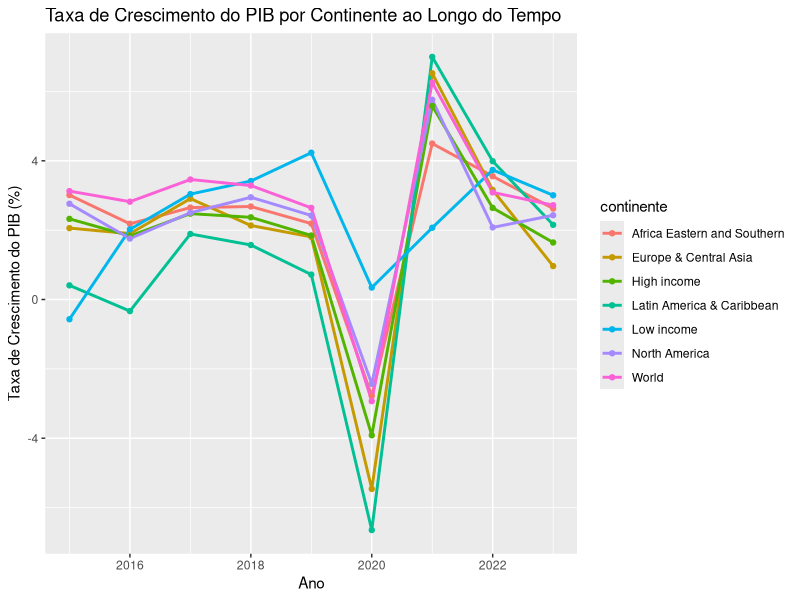
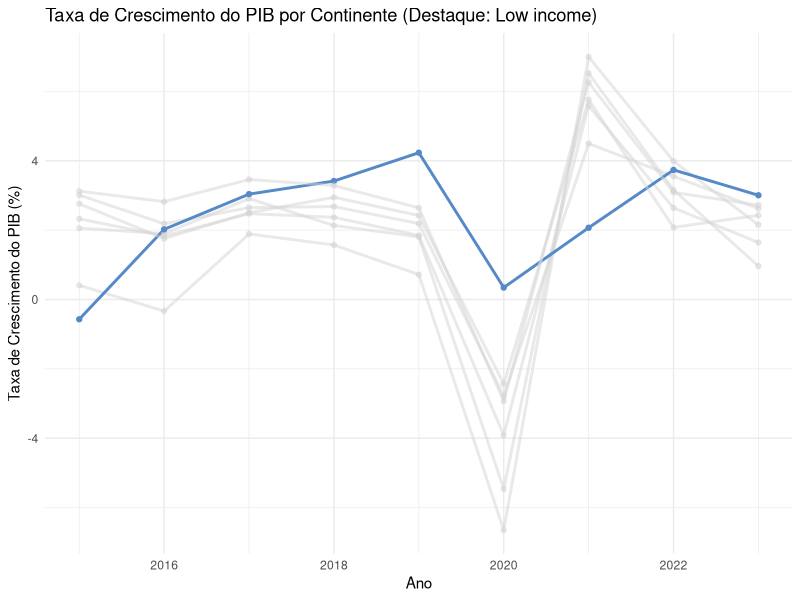
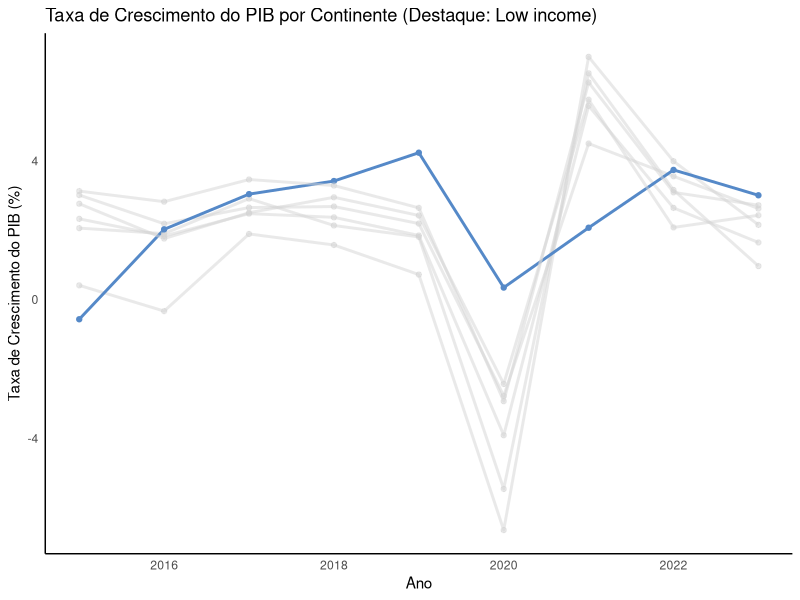
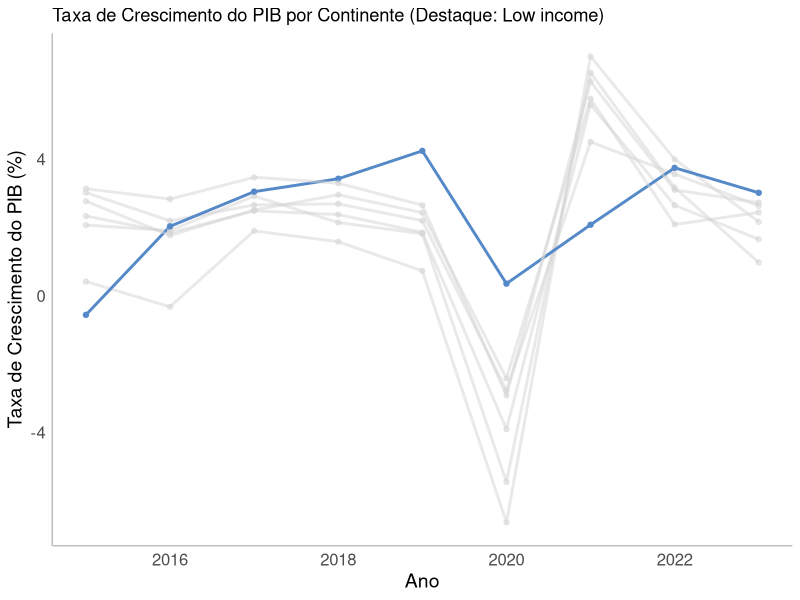
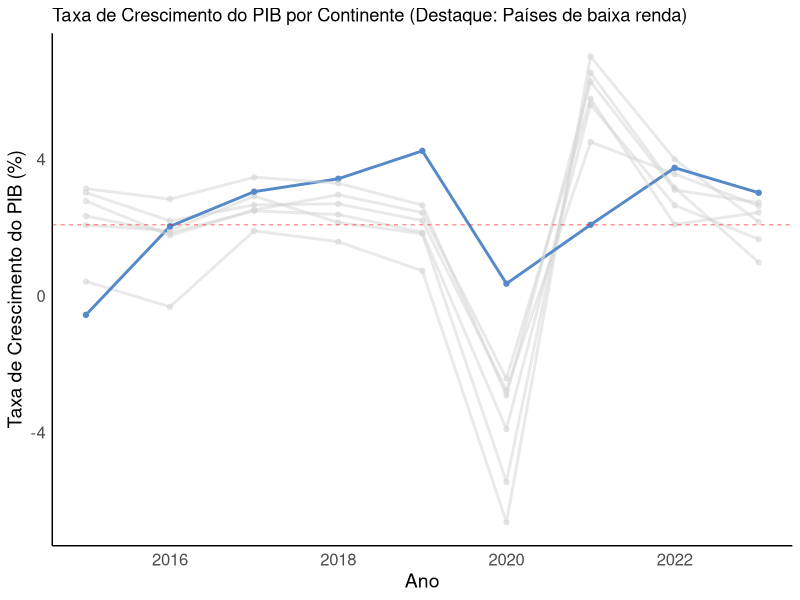
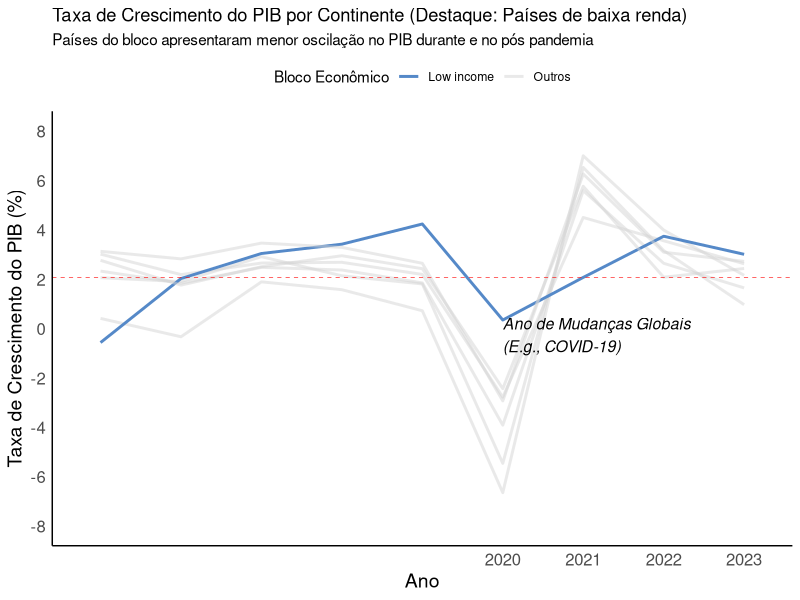

Source code (R) for these figures, in order:
# Carregar pacotes necessários
library(ggplot2)
library(dplyr)

# Carregar os dados (substitua o caminho pelo caminho correto do seu arquivo)
world_data <- read.csv("data/world_data.csv")


######################
# PADRÃO
######################

# Selecionar as colunas necessárias e converter tipos de dados
df_chart <- world_data %>%
  filter(continente %in% c('Europe & Central Asia', 'Africa Eastern and Southern', 'Latin America & Caribbean', 'North America', 'World', 'High income', 'Low income')) %>% 
  select(continente, ano, pib_taxa_crescimento) %>%
  mutate(ano = as.integer(ano),
         pib_taxa_crescimento = as.numeric(pib_taxa_crescimento))

head(df_chart)

# Criar o gráfico de linhas
ggplot(df_chart, aes(x = ano, y = pib_taxa_crescimento, color = continente, group = continente)) +
  geom_line(size = 1) +
  geom_point() +
  labs(title = "Taxa de Crescimento do PIB por Continente ao Longo do Tempo",
       x = "Ano", y = "Taxa de Crescimento do PIB (%)") 
  #theme_minimal()


####################
# DESTAQUE PARA UM CONTINENTE
####################

# destaque para um continente
df_chart <- df_chart %>%
  mutate(linha_cor = ifelse(continente == "Low income", "Low income", "Outros"))

head(df_chart)

# Criar o gráfico de linhas
ggplot(df_chart, aes(x = ano, y = pib_taxa_crescimento, group = continente)) +
  geom_line(aes(color = linha_cor, alpha = linha_cor), size = 1) +
  geom_point(aes(color = linha_cor, alpha = linha_cor)) +
  scale_color_manual(values = c("Low income" = "#5589c8", "Outros"="lightgray")) +
  scale_alpha_manual(values = c("Low income" = 1, "Outros" = 0.5)) +
  labs(title = "Taxa de Crescimento do PIB por Continente (Destaque: Low income)",
       x = "Ano", y = "Taxa de Crescimento do PIB (%)") +
  theme_minimal() +
  theme(legend.position = "none")


####################
# REMOVER ELEMENTOS 
####################

# Criar o gráfico de linhas
ggplot(df_chart, aes(x = ano, y = pib_taxa_crescimento, group = continente)) +
  geom_line(aes(color = linha_cor, alpha = linha_cor), size = 1) +
  geom_point(aes(color = linha_cor, alpha = linha_cor)) +
  scale_color_manual(values = c("Low income" = "#5589c8", "Outros"="lightgray")) +
  scale_alpha_manual(values = c("Low income" = 1, "Outros" = 0.5)) +
  labs(title = "Taxa de Crescimento do PIB por Continente (Destaque: Low income)",
       x = "Ano", y = "Taxa de Crescimento do PIB (%)") +
  theme_minimal() +
  theme(
    panel.grid = element_blank(),  # Remove grid lines
    axis.line = element_line(color = "black"),
    legend.position = "none")


####################
# Aumentar tamanho fonte axis X e Y
####################

# Criar o gráfico de linhas
ggplot(df_chart, aes(x = ano, y = pib_taxa_crescimento, group = continente)) +
  geom_line(aes(color = linha_cor, alpha = linha_cor), size = 1) +
  geom_point(aes(color = linha_cor, alpha = linha_cor)) +
  scale_color_manual(values = c("Low income" = "#5589c8", "Outros"="lightgray")) +
  scale_alpha_manual(values = c("Low income" = 1, "Outros" = 0.5)) +
  labs(title = "Taxa de Crescimento do PIB por Continente (Destaque: Low income)",
       x = "Ano", y = "Taxa de Crescimento do PIB (%)") +
  theme_minimal() +
  theme(
    panel.grid = element_blank(),  # Remove grid lines
    legend.position = "none",
    axis.line = element_line(color = "gray"),
    axis.title = element_text(size = 14), # Aumenta o tamanho da fonte dos títulos dos eixos
    axis.text = element_text(size = 12))


####################
# Criar um intervalo de interesse a partir da média
####################

# Calcular a média geral da taxa de crescimento
media_crescimento <- mean(df_chart$pib_taxa_crescimento, na.rm = TRUE)
limite_inferior <- media_crescimento * 0.5  # 50% da média
limite_superior <- media_crescimento * 1.5  # 150% da média

ggplot(df_chart, aes(x = ano, y = pib_taxa_crescimento, group = continente)) +
  geom_line(aes(color = linha_cor, alpha = linha_cor), size = 1) +
  geom_point(aes(color = linha_cor, alpha = linha_cor)) +
  geom_hline(yintercept = media_crescimento, size = 0.2, linetype = "dashed", colour = "red") +
  scale_color_manual(values = c("Low income" = "#5589c8", "Outros"="lightgray")) +
  scale_alpha_manual(values = c("Low income" = 1, "Outros" = 0.5)) +
  labs(title = "Taxa de Crescimento do PIB por Continente (Destaque: Países de baixa renda)",
       x = "Ano", y = "Taxa de Crescimento do PIB (%)") +
  theme_minimal() +
  theme(
    panel.grid = element_blank(),                 # Remove todas as linhas de grade
    axis.line = element_line(color = "black"),    # Adiciona linha nos eixos X e Y
    legend.position = "none",                     # Ocultar legenda
    axis.title = element_text(size = 14),         # Aumenta o tamanho da fonte dos títulos dos eixos
    axis.text = element_text(size = 12)           # Aumenta o tamanho da fonte dos rótulos dos eixos
  )


####################
# Crie uma anotação
####################

ggplot(df_chart, aes(x = ano, y = pib_taxa_crescimento, group = continente)) +
  geom_line(aes(color = linha_cor, alpha = linha_cor), size = 1) +
  #geom_point(aes(color = linha_cor, alpha = linha_cor)) +
  geom_hline(yintercept = media_crescimento, size = 0.2, linetype = "dashed", colour = "red") +
  scale_color_manual(values = c("Low income" = "#5589c8", "Outros"="lightgray"), name = "Bloco Econômico") +
  scale_alpha_manual(values = c("Low income" = 1, "Outros" = 0.5), name = "Bloco Econômico") +
  scale_x_discrete(limits=seq(2020,2023)) +
  #scale_y_continuous(limits=seq(-11,+12, by=2)) +
  scale_y_continuous(limits=c(-8,8), breaks = seq(-10,10, by=2)) +
  #limits=seq(-11,+12, by=2) +
  labs(
    title = "Taxa de Crescimento do PIB por Continente (Destaque: Países de baixa renda)",
    subtitle = "Países do bloco apresentaram menor oscilação no PIB durante e no pós pandemia",
    x = "Ano",
    y = "Taxa de Crescimento do PIB (%)"
  ) +
  annotate("text", x = 2020, y = media_crescimento * 1.1, 
           label = "Ano de Mudanças Globais\n(E.g., COVID-19)", 
           hjust = 0, vjust = 2.3, 
           color = "black", size = 4, 
           fontface = "italic") + # Anotação com caixa próxima a 2020
  theme_minimal() +
  theme(
    panel.grid = element_blank(),                 # Remove todas as linhas de grade
    axis.line = element_line(color = "black"),    # Adiciona linha nos eixos X e Y
    legend.position = "top",                      # Coloca a legenda no topo do gráfico
    axis.title = element_text(size = 14),         # Aumenta o tamanho da fonte dos títulos dos eixos
    axis.text = element_text(size = 12)           # Aumenta o tamanho da fonte dos rótulos dos eixos
  )


